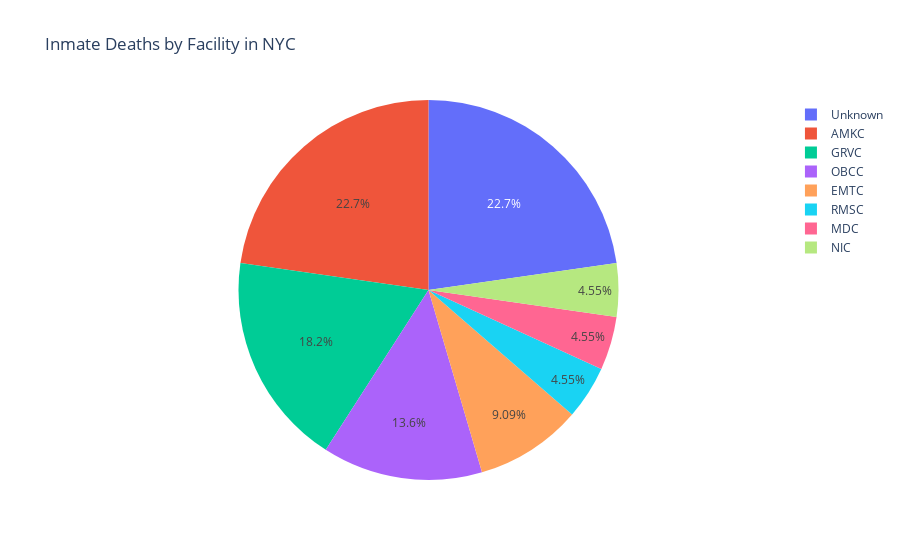

Notebook source saved alongside this figure:
### Code cell
import plotly.express as px

facility_counts = df_inmate['facility'].value_counts().reset_index()
facility_counts.columns = ['facility', 'death_count']

# Create pie chart
fig = px.pie(
    facility_counts,
    names='facility',
    values='death_count',
    title='Inmate Deaths by Facility in NYC',
    color='facility'  # Automatically sets distinct colors
)

fig.show()

### Figure 1 — Plotly figure (JSON) as saved in the notebook; plotly's stock layout.template omitted (floating-point values rounded to 4 significant figures)
{"data": [{"customdata": [["Unknown"], ["AMKC"], ["GRVC"], ["OBCC"], ["EMTC"], ["RMSC"], ["MDC"], ["NIC"]], "domain": {"x": [0, 1], "y": [0, 1]}, "hovertemplate": "facility=%{customdata[0]}<br>death_count=%{value}<extra></extra>", "labels": ["Unknown", "AMKC", "GRVC", "OBCC", "EMTC", "RMSC", "MDC", "NIC"], "legendgroup": "", "marker": {"colors": ["#636efa", "#EF553B", "#00cc96", "#ab63fa", "#FFA15A", "#19d3f3", "#FF6692", "#B6E880"]}, "name": "", "showlegend": true, "type": "pie", "values": [5, 5, 4, 3, 2, 1, 1, 1]}], "layout": {"autosize": true, "legend": {"tracegroupgap": 0}, "title": {"text": "Inmate Deaths by Facility in NYC"}}}
